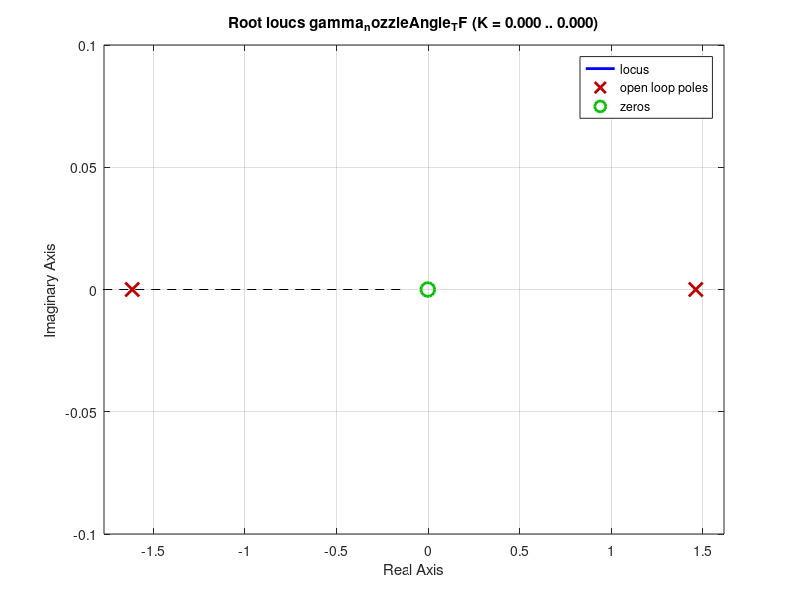

Reproduce this figure in MATLAB.
%% Initialization (as you already have)
T    = 30722;          % Thrust [lbf]
V    = 1285;           % Velocity [ft/s]
q    = 585;            % Dynamic pressure [lb/ft^2]
rho  = 2*q/(V^2);      % Air density [slug/ft^3]
S_area    = 11;        % Reference area [ft^2]
L    = 3.75;           % Reference length [ft]
m    = 445;            % Mass [slugs]
I    = 115000;         % Moment of inertia [slug*ft^2]

% Aerodynamic derivatives
C_al        = -3.13;   % dCL/dα [1/rad]
C_Ldelta    = -4.63;   % dCL/dδ [1/rad]
Cm_alpha    = 11.27;   % dCm/dα [1/rad]
Cm_delta    = -34.25;  % dCm/dδ [1/rad]
Cm_gammadot = -220;    % dCm/d(γ′) [–]
Cm_alphadot =   0;     % dCm/d(α′) [–]

%% Compute lumped constants
d1 = rho*V*S_area/(2*m)*C_al   + T/(m*V);
d2 = rho*V^2*S_area*L/(2*I) * Cm_delta;
d3 = rho*V^2*S_area*L/(2*I) * Cm_alpha;
d4 = rho*V*S_area*L^2/(2*I) * Cm_gammadot;
d5 = rho*V*S_area/(2*m)     * C_Ldelta;
d6 = rho*V*S_area*L^2/(2*I) * Cm_alphadot;

%% Transfer function (corrected)
s = tf('s');

alpha_nozzleAngle_TF = ...
    (-d5*s + d4*d5 + d2) ...
    / (s^2 + (d1 - d4 - d6)*s - (d4*d1 + d3))

gamma_nozzleAngle_TF = ((d2-d5*d6)*s + d2*d1 - d5*d3)...
                        / (s^2 + (d1 - d4 - d6)*s - (d4*d1 + d3))



%% Root locus
%rlocus(alpha_nozzleAngle_TF)
rlocus(gamma_nozzleAngle_TF)
